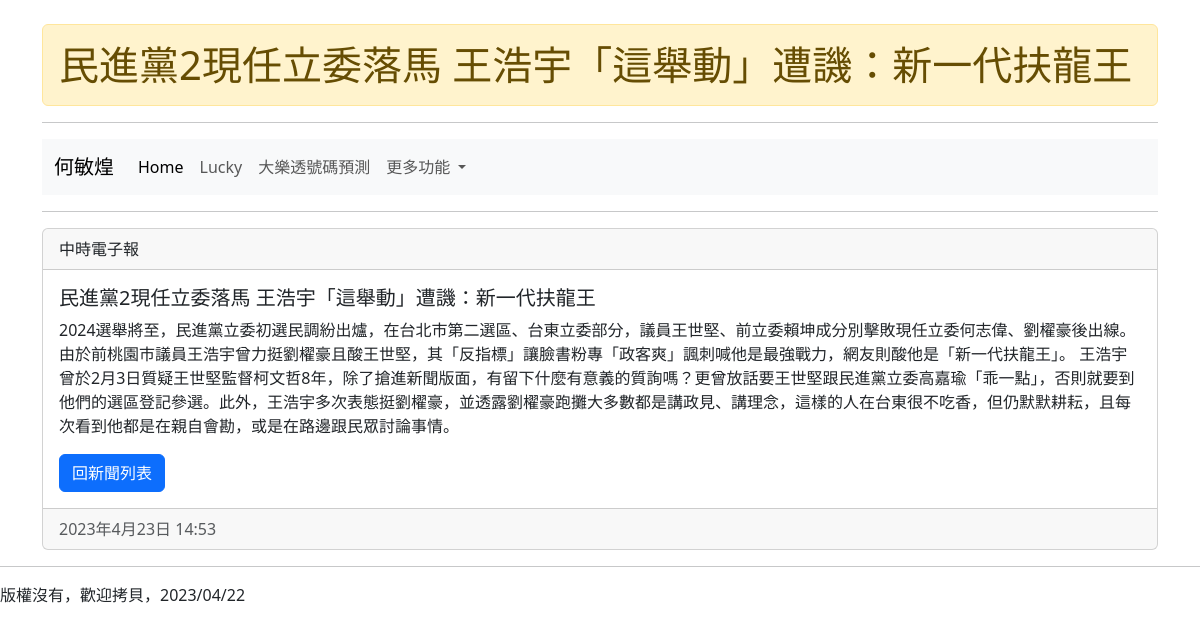
The app's page /shownews/3/ with its own data.
### mysite/models.py (models this page shows, shortened)
class News(models.Model):
    title = models.CharField(max_length=50)
    content = models.TextField()
    source = models.CharField(max_length=50)
    pdate = models.DateTimeField(auto_now_add=True)

### mysite/views.py (the view)
# urls.py: path('shownews/<int:id>/', views.shownews),
def shownews(request, id):
    try:
        news = News.objects.get(id=id)
    except:
        return redirect("/mynews/")
    return render(request, "shownews.html", locals())

### templates/shownews.html (shortened to what this page needs)
{% extends "base.html" %}
{% block headmessage %}
	<h1 class="alert alert-warning">{{ news.title }}</h1>
{% endblock %}
{% block content %}
<div class="card">
  <div class="card-header">
    {{ news.source }}
  </div>
  <div class="card-body">
    <h5 class="card-title">{{ news.title }}</h5>
    <p class="card-text">
    	{{ news.content }}
    </p>
    <a href="/mynews/" class="btn btn-primary">回新聞列表</a>
  </div>
  <div class="card-footer text-body-secondary">
    {{ news.pdate }}
  </div>
</div>
{% endblock %}

### records on screen
News: title "民進黨2現任立委落馬 王浩宇「這舉動」遭譏：新一代扶龍王", source "中時電子報", content "2024選舉將至，民進黨立委初選民調紛出爐，在台北市第二選區、台東立委部分，議員王世堅、前立委賴坤成分別擊敗現任立委何志偉、劉櫂豪後出線。由於前桃園市議員王浩宇曾力挺劉櫂豪且酸王世堅，其「反指標」讓臉書粉專「政客爽」諷刺喊他是最強戰力，網友則酸他是「新一代扶龍王」。 王浩宇曾於2月3日質疑王世堅監督柯文哲8年，除了搶進新聞版面，有留下什麼有意義的質詢嗎？更曾放話要王世堅跟民進黨立委高嘉瑜「乖一點」，否則就要到他們的選區登記參選。此外，王浩宇多次表態挺劉櫂豪，並透露劉櫂豪跑攤大多數都是講政見、講理念，這樣的人在台東很不吃香，但仍默默耕耘，且每次看到他都是在親自會勘，或是在路邊跟民眾討論事情。", pdate "2023年4月23日 14:53"
